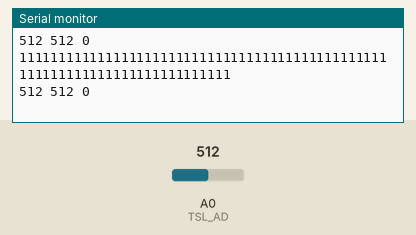
A sketch run on a simulated Arduino Uno, built with avr-gcc and run on an emulated ATmega328P. Parts: the last lines printed to the serial monitor. Inputs (shaded band) come from the test bench; at power-on: A0 (TSL_AD) = 512.

Above: at 5.7 s.
5.8 s: A0 (TSL_AD) set to 462
At 6.3 s:
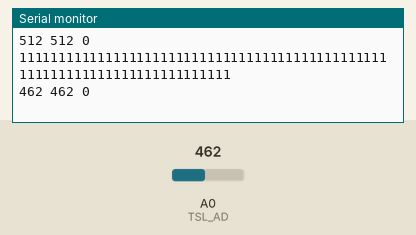
7.3 s: A0 (TSL_AD) set to 433
At 9.0 s:
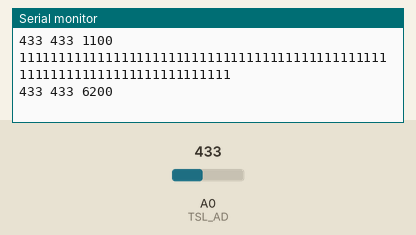
Timing chart, 0 to 9.8 s (numbered marks = the images above; inputs shaded):
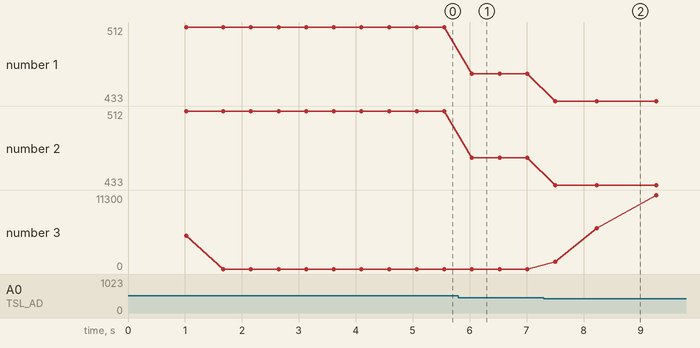

Measured:
- after the input at 5.8 s, the serial monitor: prints a new line after 0.24 s (image 1)
- after the input at 7.3 s, the serial monitor: prints a new line after 0.20 s (image 2)
- plotted number 1: 512 → 462 after the input at 5.8 s, 462 → 433 after the input at 7.3 s
- plotted number 2: 512 → 462 after the input at 5.8 s, 462 → 433 after the input at 7.3 s
- plotted number 3: 0 → 11300 after the input at 7.3 s

The sketch:

TSL1401-3.ino
```cpp
#define TSL_SI 7
#define TSL_CLK 8
#define TSL_AD A0

#define   Line_Max  450   /* ライン白色MAX値の設定 */

#define   LineStart   27    /* カメラで見る範囲*/
#define   LineStop    100

/*======================================*/
/* グローバル変数の宣言                 */
/*======================================*/
unsigned long   cnt =  0;

/* カメラ関連 */
long  EXPOSURE_timer = 10000;  /* 露光時間   */
int   ImageData[128];                 /* カメラの値        */
int   BinarizationData[128];        /* ２値化          */

int   Max = 0,Min,Ave;  /*カメラ読み取り最大値、最小値、平均値*/


void setup() {
  Serial.begin(9600);       // 通信速度は9600bps

  pinMode(TSL_SI,OUTPUT);
  pinMode(TSL_CLK,OUTPUT);
  pinMode(TSL_AD,INPUT);
}

void loop() {
  while(1){
    expose();                             //露光時間
    ImageCapture(LineStart,LineStop);     //イメージキャプチャー
    binarization(LineStart,LineStop);     //２値化

    cnt++;
    if(cnt>50){
      for(int i = LineStart; i <= LineStop; i++)Serial.print(BinarizationData[i]);
      Serial.println(" ");
      Serial.print(Max);
      Serial.print(" ");
      Serial.print(Min);
      Serial.print(" ");
      Serial.println(EXPOSURE_timer);

      cnt=0;
    }
  }
}

/************************************************************************/
/* 露光時間調整                                                         */
/* 引数　 なし                                                          */
/* 戻り値 なし　　　　　                                                */
/************************************************************************/
void expose( void )
{
  long i;

  if(Line_Max - Max < 0){
    EXPOSURE_timer -= 100;
  }else{
    EXPOSURE_timer += 100;
  }
  if( EXPOSURE_timer > 100000000) EXPOSURE_timer = 100000000;
  else if( EXPOSURE_timer <= 0 ) EXPOSURE_timer = 0;

  for(i=0;i<EXPOSURE_timer;i++)asm("nop");
}
/************************************************************************/
/* イメージキャプチャ                                                   */
/************************************************************************/
void ImageCapture(int linestart, int linestop){

  unsigned char i;

  Max = 0,Min = 1024;

  digitalWrite( TSL_SI, HIGH );
  digitalWrite( TSL_CLK, HIGH );
  digitalWrite( TSL_SI, LOW );
  digitalWrite( TSL_CLK, LOW );

  for(i = 0; i < linestart; i++) {
    digitalWrite( TSL_CLK, HIGH );
    digitalWrite( TSL_CLK, LOW );
  }

  for(i = linestart; i <= linestop; i++) {
    digitalWrite( TSL_CLK, HIGH );
    ImageData[i] = analogRead(TSL_AD);
    digitalWrite( TSL_CLK, LOW );

    if(Max < ImageData[i]){
      Max = ImageData[i];
    }
    if(Min > ImageData[i]){
      Min = ImageData[i];
    }
  }

  for(i = linestop+1; i < 128; i++) {
    digitalWrite( TSL_CLK, HIGH );
    digitalWrite( TSL_CLK, LOW );
  }
}

/************************************************************************/
/* ２値化                                                               */
/************************************************************************/
void binarization(int linestart, int linestop)
{
  int i,a;

  /* 最高値と最低値から間の値を求める */
  Ave  = (Max + Min) / 2;

  /* 黒は０　白は１にする */
  if(Max - Min < 100){
    if( Max > Line_Max - 200 ){
      for(i = linestart ; i <= linestop; i++) {
        BinarizationData[i] = 1;
      }
    }else{
      for(i = linestart ; i <= linestop; i++) {
        BinarizationData[i] = 0;
      }
    }
  }else{
    for(i = linestart ; i <= linestop; i++) {
        if(  ImageData[i] > Ave ){
          BinarizationData[i] = 1;
        }else{
          BinarizationData[i] = 0;
        }
      }
  }

  //範囲外は黒に
  for(i = 0; i < linestart; i++){
    BinarizationData[i] = 0;
  }
  for(i = linestop+1; i < 128; i++){
    BinarizationData[i] = 0;
  }
}
```
